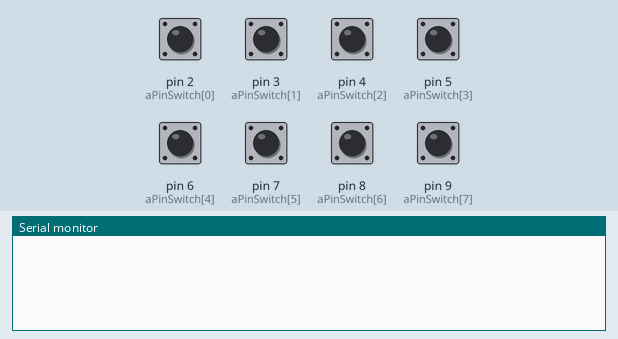
Bench run of a sketch on a simulated Arduino Uno, built with avr-gcc and run on an emulated ATmega328P. On the bench: the last lines printed to the serial monitor. The test bench sets the inputs (shaded band); at power-on: pin 2 (aPinSwitch[0]), pin 3 (aPinSwitch[1]), pin 4 (aPinSwitch[2]), pin 5 (aPinSwitch[3]), pin 6 (aPinSwitch[4]), pin 7 (aPinSwitch[5]), pin 8 (aPinSwitch[6]), pin 9 (aPinSwitch[7]) HIGH.

Above: at 1.2 s.
1.3 s: pin 2 (aPinSwitch[0]) pulled LOW for 0.15 s
At 2.5 s:
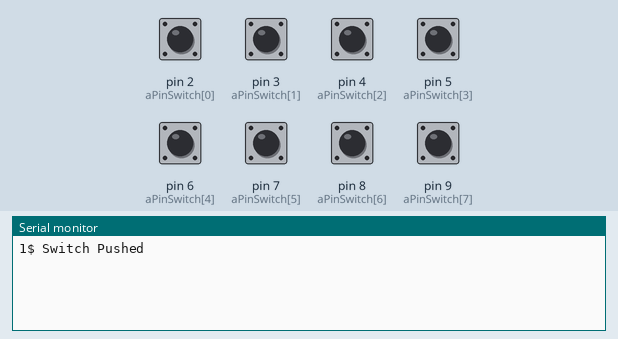
2.9 s: pin 3 (aPinSwitch[1]) pulled LOW for 0.15 s
At 3.9 s:
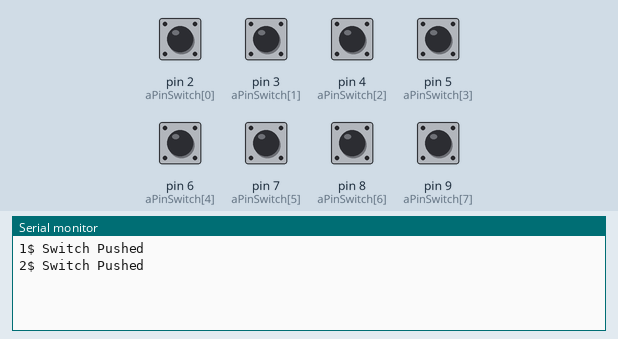
4.5 s: pin 4 (aPinSwitch[2]) pulled LOW for 0.15 s
At 5.1 s:
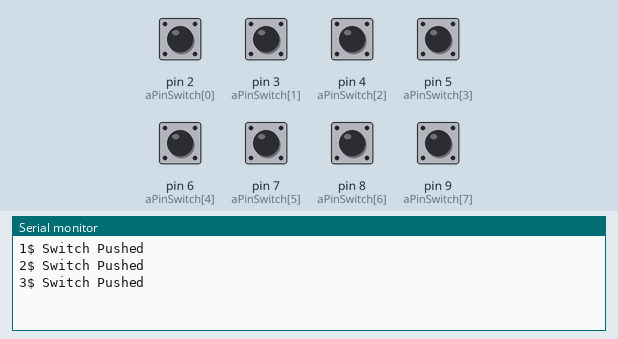
6.1 s: pin 5 (aPinSwitch[3]) pulled LOW for 0.15 s
At 7.3 s:
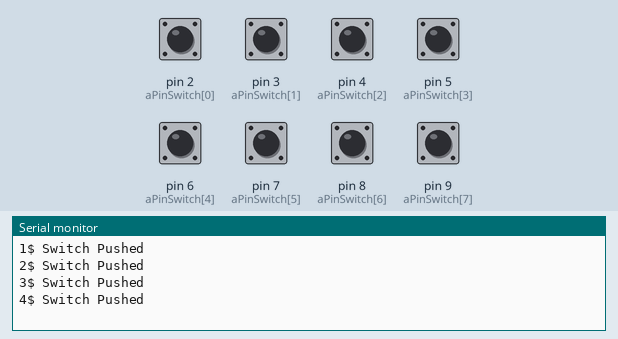
7.7 s: pin 6 (aPinSwitch[4]) pulled LOW for 0.15 s
At 8.7 s:
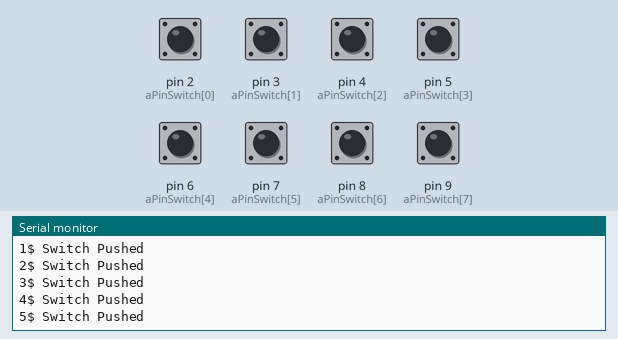
9.3 s: pin 7 (aPinSwitch[5]) pulled LOW for 0.15 s
At 10.0 s:
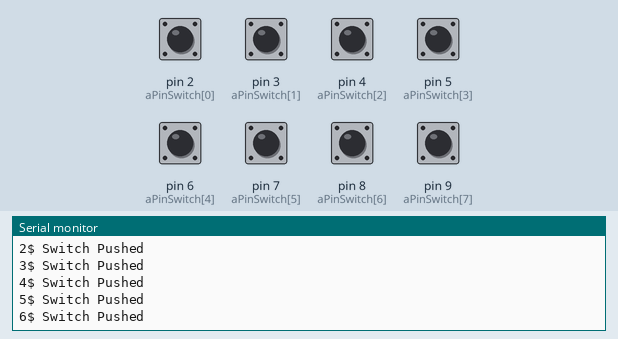
Timing chart, 0 to 11.9 s (numbered marks = the images above; inputs shaded):
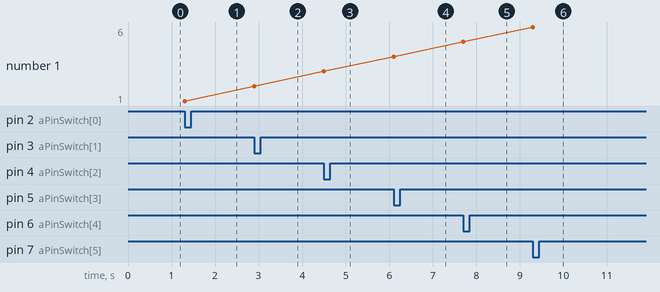

Measured:
- after the input at 1.3 s, the serial monitor: prints a new line at once (image 1)
- after the input at 2.9 s, the serial monitor: prints a new line at once (image 2)
- after the input at 4.5 s, the serial monitor: prints a new line at once (image 3)
- after the input at 6.1 s, the serial monitor: prints a new line at once (image 4)
- after the input at 7.7 s, the serial monitor: prints a new line at once (image 5)
- after the input at 9.3 s, the serial monitor: prints a new line at once (image 6)
- plotted number 1: 1 → 2 after the input at 2.9 s, 2 → 3 after the input at 4.5 s, 3 → 4 after the input at 6.1 s, 4 → 5 after the input at 7.7 s, 5 → 6 after the input at 9.3 s

The sketch:

SwitchExample2.ino
```cpp
const int aPinSwitch[8]={2,3,4,5,6,7,8,9};

void setup() {
  Serial.begin(115200);
  for(int i=0; i<8; i++) {
    pinMode(aPinSwitch[i], INPUT);
  }
}

void loop() {
  for(int i=0; i<8; i++){
    if(!digitalRead(aPinSwitch[i])){
    Serial.println(String(i+1) + "$ Switch Pushed");
    delay(1000);
    }
}
}
```
